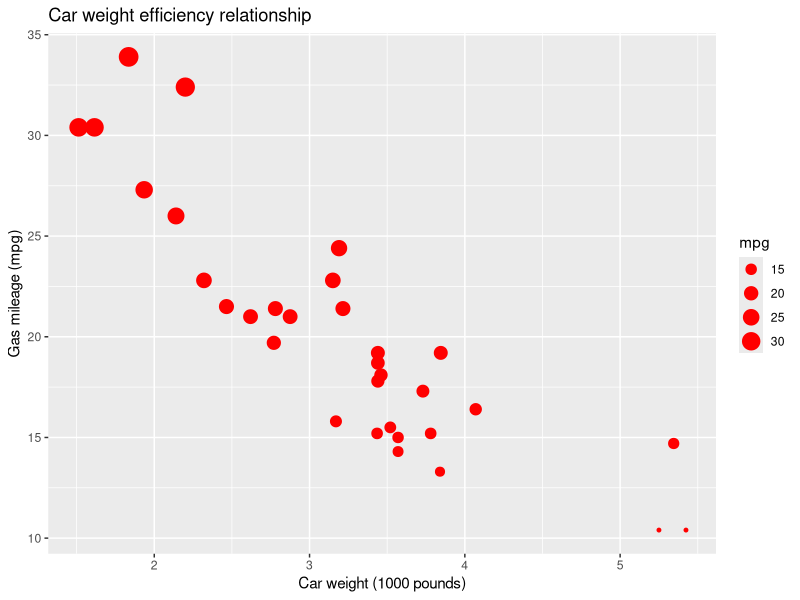

This figure's R source:
## ---- chunk 1
library(tidyverse)
## ---- chunk 2
#this is a question, does 4 match 5
 4 == 5
## ---- chunk 3
#does not 4 match 4
4 == 4
## ---- chunk 4
#does 4 not match 5

4 != 5
## ---- chunk 5
#does 4 match "4"
4 == "4"

#with assignment varabibles 
cat <- 10
dog <- 7

## ---- chunk 6
cat > dog 

## ---- chunk 7
#is dog greater than cat or cat less than 20, vertical line is "or" one of these staments is true
dog > cat | cat < 20
## ---- chunk 8
#is dog less than cat and is cat equal to 10
dog < cat & cat == 10
## ---- chunk 9
dog > (0.5 *cat)
## ---- chunk 10
dog < cat & cat > 2 & 4 >= dog
## ---- chunk 11
mtcars
## ---- chunk 12
ggplot(data = mtcars, aes(x = wt, y = mpg)) +
  geom_point(color = "red", aes(size = mpg, color = wt)) +
  labs(x = "Car weight (1000 pounds)",
       y = "Gas mileage (mpg)", 
       title = "Car weight efficiency relationship")
